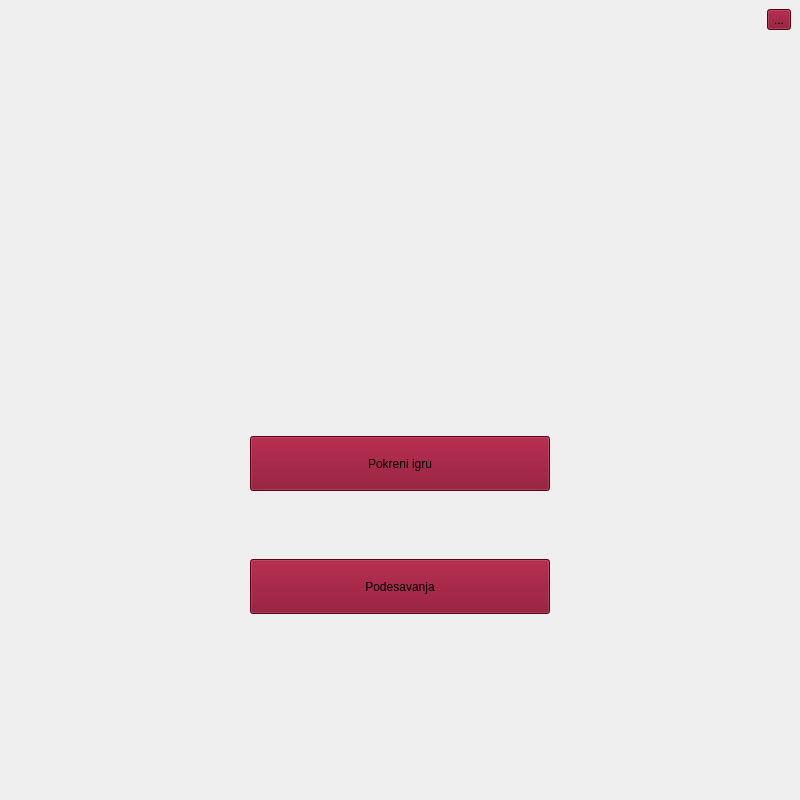
<?xml version="1.0" encoding="UTF-8"?>
<ui version="4.0">
 <class>PocetniEkran</class>
 <widget class="QMainWindow" name="PocetniEkran">
  <property name="geometry">
   <rect>
    <x>0</x>
    <y>0</y>
    <width>800</width>
    <height>800</height>
   </rect>
  </property>
  <property name="minimumSize">
   <size>
    <width>800</width>
    <height>800</height>
   </size>
  </property>
  <property name="maximumSize">
   <size>
    <width>800</width>
    <height>800</height>
   </size>
  </property>
  <property name="windowTitle">
   <string>PocetniEkran</string>
  </property>
  <widget class="QWidget" name="centralwidget">
   <layout class="QVBoxLayout" name="verticalLayout">
    <item>
     <layout class="QHBoxLayout" name="horizontalLayout">
      <item>
       <spacer name="horizontalSpacer">
        <property name="orientation">
         <enum>Qt::Horizontal</enum>
        </property>
        <property name="sizeHint" stdset="0">
         <size>
          <width>40</width>
          <height>20</height>
         </size>
        </property>
       </spacer>
      </item>
      <item>
       <widget class="QToolButton" name="toolButton">
        <property name="styleSheet">
         <string notr="true">background-color: #800020</string>
        </property>
        <property name="text">
         <string>...</string>
        </property>
       </widget>
      </item>
     </layout>
    </item>
    <item>
     <spacer name="verticalSpacer">
      <property name="orientation">
       <enum>Qt::Vertical</enum>
      </property>
      <property name="sizeHint" stdset="0">
       <size>
        <width>20</width>
        <height>400</height>
       </size>
      </property>
     </spacer>
    </item>
    <item>
     <layout class="QGridLayout" name="gridLayout">
      <item row="3" column="0">
       <widget class="QPushButton" name="pushButton_2">
        <property name="minimumSize">
         <size>
          <width>300</width>
          <height>55</height>
         </size>
        </property>
        <property name="maximumSize">
         <size>
          <width>300</width>
          <height>55</height>
         </size>
        </property>
        <property name="styleSheet">
         <string notr="true">background-color: #800020</string>
        </property>
        <property name="text">
         <string>Podesavanja</string>
        </property>
       </widget>
      </item>
      <item row="0" column="0">
       <widget class="QPushButton" name="pushButton">
        <property name="minimumSize">
         <size>
          <width>300</width>
          <height>55</height>
         </size>
        </property>
        <property name="maximumSize">
         <size>
          <width>300</width>
          <height>55</height>
         </size>
        </property>
        <property name="styleSheet">
         <string notr="true">background-color:  #800020</string>
        </property>
        <property name="text">
         <string>Pokreni igru</string>
        </property>
       </widget>
      </item>
      <item row="1" column="0">
       <spacer name="verticalSpacer_2">
        <property name="orientation">
         <enum>Qt::Vertical</enum>
        </property>
        <property name="sizeHint" stdset="0">
         <size>
          <width>20</width>
          <height>35</height>
         </size>
        </property>
       </spacer>
      </item>
     </layout>
    </item>
    <item>
     <spacer name="verticalSpacer_3">
      <property name="orientation">
       <enum>Qt::Vertical</enum>
      </property>
      <property name="sizeHint" stdset="0">
       <size>
        <width>20</width>
        <height>40</height>
       </size>
      </property>
     </spacer>
    </item>
   </layout>
  </widget>
  <widget class="QMenuBar" name="menubar">
   <property name="geometry">
    <rect>
     <x>0</x>
     <y>0</y>
     <width>800</width>
     <height>29</height>
    </rect>
   </property>
  </widget>
 </widget>
 <resources/>
 <connections/>
</ui>
